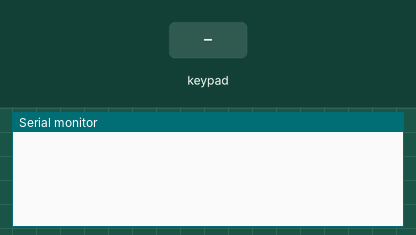
The sketch below on a simulated Arduino Uno, built with avr-gcc and run on an emulated ATmega328P. On the bench: the last lines printed to the serial monitor. The test bench sets the inputs (shaded band).

Above: at 1.2 s.
1.3 s: key '1' pressed
At 2.5 s:
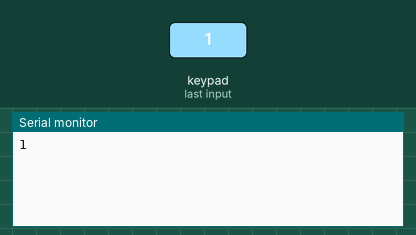
2.8 s: keypad keys 4 5 6 7 A pressed 0.4 s apart
At 5.1 s:
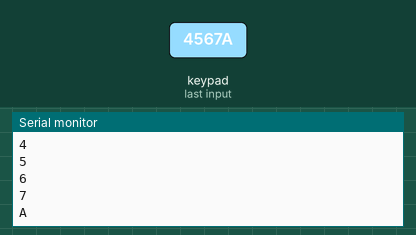
6.3 s: key 'B' pressed
At 7.5 s:
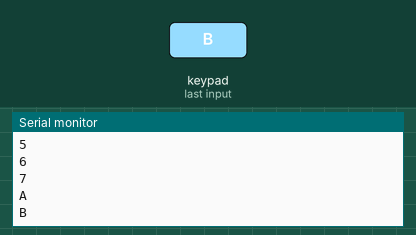
7.8 s: keypad keys 4 5 6 7 D pressed 0.4 s apart
At 9.9 s:
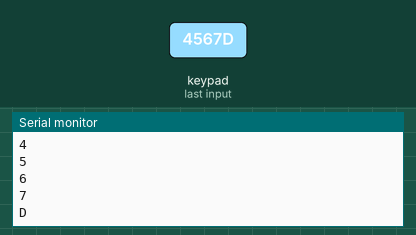
11.3 s: key 'C' pressed
At 12.5 s:
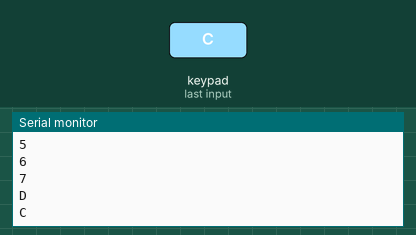
12.8 s: key 'E' pressed
At 13.8 s:
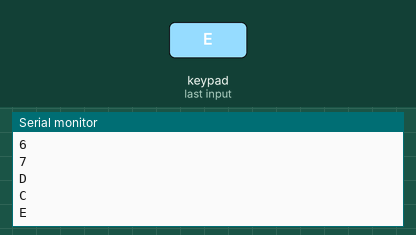
Timing chart, 0 to 15.3 s (numbered marks = the images above; inputs shaded):
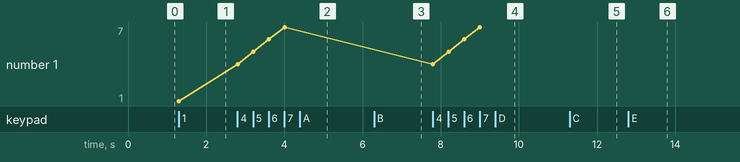

The sketch:

Button_Matrix_Test.ino
```cpp
  #include <Keypad.h>

  const byte ROWS = 4;
  const byte COLS = 4;

  char keys[ROWS][COLS] = {
    {'1','2','3','4'},
    {'5','6','7','8'},
    {'9','A','B','C'},
    {'D','E','F','G'}
  };

  byte rowPins[ROWS] = {4,5,6,7};
  byte colPins[COLS] = {10,11,12,13};

  Keypad kpd = Keypad(makeKeymap(keys),rowPins, colPins, ROWS, COLS);
  void setup() {
    Serial.begin(9600);
  }
  void loop() {
  char key = kpd.getKey();
  if(key != NO_KEY) {
    Serial.println(key);
  }
  }
```

Measured:
- after the input at 1.3 s, the serial monitor: prints a new line at once (image 1)
- after the input at 2.8 s, the serial monitor: prints a new line at once (image 2)
- after the input at 6.3 s, the serial monitor: prints a new line at once (image 3)
- after the input at 7.8 s, the serial monitor: prints a new line at once (image 4)
- after the input at 11.3 s, the serial monitor: prints a new line at once (image 5)
- after the input at 12.8 s, the serial monitor: prints a new line at once (image 6)
- plotted number 1: 1 → 7 after the input at 2.8 s
